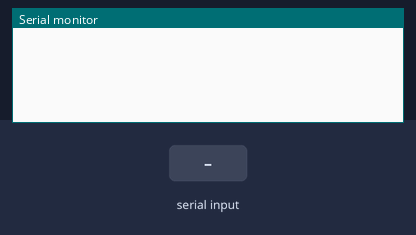
The sketch below on a simulated Arduino Uno, built with avr-gcc and run on an emulated ATmega328P. Parts: the last lines printed to the serial monitor. Inputs (shaded band) come from the test bench.

Above: at 1.2 s.
1.3 s: "A" received over Serial
At 3.7 s:
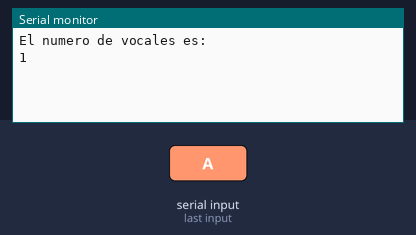
4.3 s: "E" received over Serial
At 7.2 s:
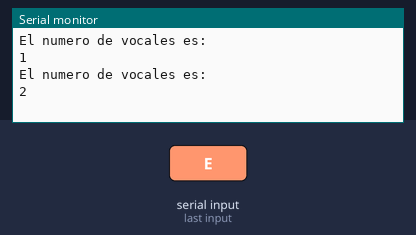

The sketch:

contadorVocales.ino
```cpp
/*                                        UTN-FICA-CIERCOM
 *                              ASIGNATURA:SISTEMAS MICROPROCESADOS
 *                              FECHA:12-11-2018
 *                              NOMBRE: Fredy Chicaiza
 *                              TEMA:Comunicacion Serial
 * Deber:
 * Estimados estudiantes realizar un sistema que permite determinar el número de vocales dentro de una palabra.
 * Este dato es ingresado por comunicación serial y la respuesta del mismo de igual manera.
 * Subir su link de github. Ejemplo 1: Ingreso: CIERCOM Retorna: 3 Ejemplo 2. Ingreso: DATOS Retorna: 2
 */

int contador=0;                         //Variable contador
String str;                             //Variable String
char palabra;                           //Variable Palabra
int tam_Palabra;                        //Variable tamaño de Palabra
int i=0;

void setup() {
 Serial.begin(9600);

}

void loop() {
 if(Serial.available()>0){               //Validacion de la cx.
 str=Serial.readString();                //Serial.readString:su funcion es leer los datos ingreado
 tam_Palabra=str.length();               //Longitud del string y lo guarda en la variable tam_Palabra
 char vec[tam_Palabra];                  //El valor tam_Palabra corresponde al vec(vector)-->que vendria hacer una (cadena char)
 str.toCharArray(vec,tam_Palabra+1);     //Convierte el string a char con el tam_Palabra
 palabra=vec[0];                         //La variable palabra sera igual a el vector inicializado en la posicion 0
 delay(600);                             // Tiempo de espera y analisis.
 for (i=0;i<15;i++){                     //Recorre cada dato de la palabra que se ingrese y busca las vocales.
 if (vec[i]=='A'                         //Si el vector en cada posicion encuentra una vocal Mayuscula la almacena.
|| vec[i]=='E'
|| vec[i]=='I'
|| vec[i]=='O'
|| vec[i]=='U'
|| vec[i]=='a'                           //Si el vector en cada posicion encuentra una vocal Minuscula la almacena.
|| vec[i]=='e'
|| vec[i]=='i'
|| vec[i]=='o'
|| vec[i]== 'u')
 {
 contador++;                             // se almacena en la variable contador y comencera a  aumentar.
 }
  }
 Serial.println("");
 Serial.println("El numero de vocales es: ");           //Se imprime el texto "El numero de vocales es: " en la terminal
 Serial.println(contador);                           //Se imprime el numero de vocales que se encuentran en la palabra ingresada
 contador=0;                                           //Volvera a 0 para que se pueda analizar otra palabra
   }
 }
```

Measured:
- after the input at 1.3 s, the serial monitor: prints a new line after 1.6 s (image 1)
- after the input at 4.3 s, the serial monitor: prints a new line after 1.6 s (image 2)
